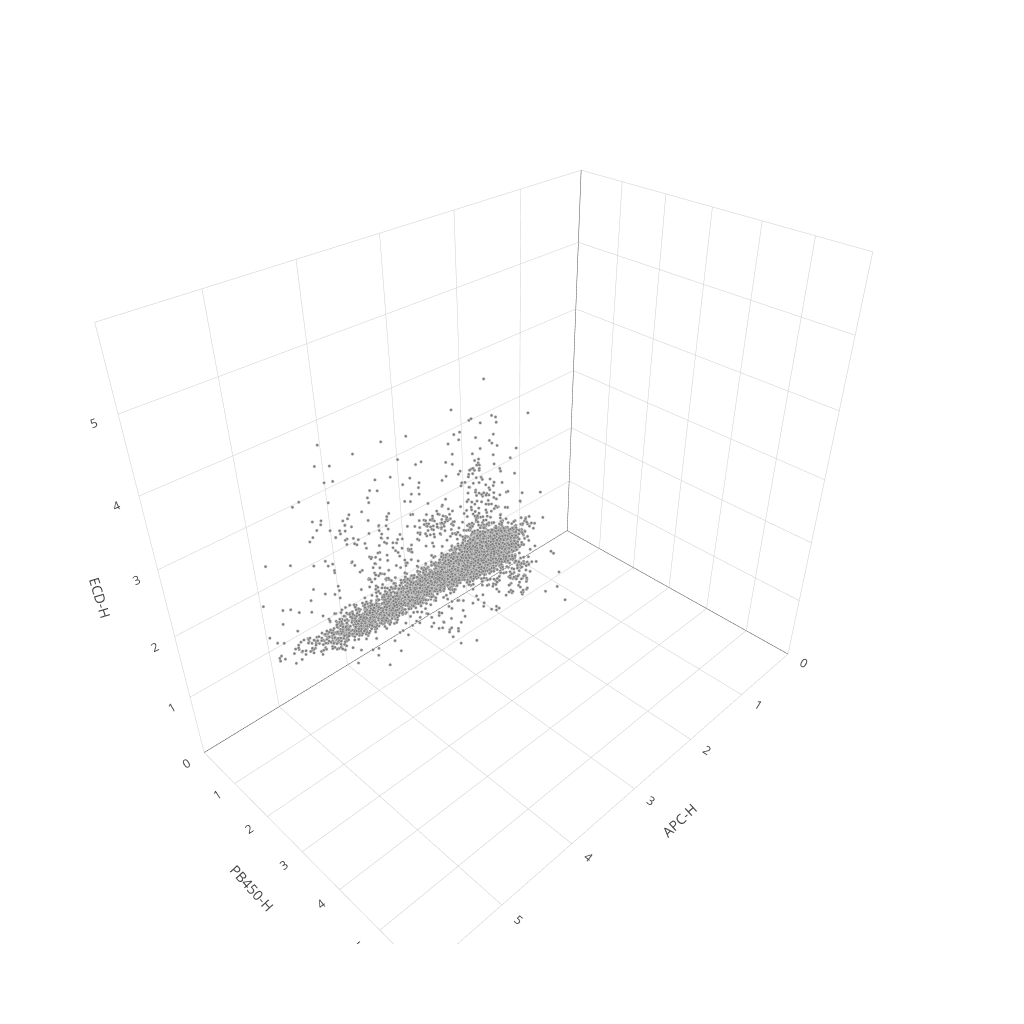

The notebook cell saved with this chart:
### Markdown cell above
### Render log-transformed subset into a 3D scatterplot via Plotly

### Code cell
from plotly.offline import download_plotlyjs, init_notebook_mode, plot, iplot
import plotly.graph_objs as go
import numpy as np

init_notebook_mode(connected=True)

x = subsetLog10.iloc[:, 0]
y = subsetLog10.iloc[:, 1]
z = subsetLog10.iloc[:, 2]

splot = go.Scatter3d(
    x=np.array(x),
    y=np.array(y),
    z=np.array(z),
    mode='markers',
    marker=dict(
        color='rgb(127, 127, 127)',
        size=1,
        symbol='circle',
        line=dict(
            color='rgb(204, 204, 204)',
            width=1
        )
    )
)

pdata = [splot]
layout = go.Layout(
    width=1024,
    height=1024,
    scene = dict(
        xaxis = dict(title=x.name, range = [0,6]),
        yaxis = dict(title=y.name, range = [0,6]),
        zaxis = dict(title=z.name, range = [0,6]))
)
fig = go.Figure(data=pdata, layout=layout)

iplot(fig, image='svg', filename='scatterplot.svg', image_width=1280, image_height=1280)

### Figure 1 — Plotly figure (JSON) as saved in the notebook; plotly's stock layout.template omitted (floating-point values rounded to 4 significant figures; data arrays with more than 128 entries replaced by an {"elided": "..."} marker saying what was removed)
{"data": [{"marker": {"color": "rgb(127, 127, 127)", "line": {"color": "rgb(204, 204, 204)", "width": 1}, "size": 1, "symbol": "circle"}, "mode": "markers", "type": "scatter3d", "uid": "5c1e94b4-d69e-11e8-9d25-f45c89897bd5", "x": {"elided": "14709 float values"}, "y": {"elided": "14709 float values"}, "z": {"elided": "14709 float values"}}], "layout": {"height": 1024, "scene": {"xaxis": {"range": [0, 6], "title": "APC-H"}, "yaxis": {"range": [0, 6], "title": "PB450-H"}, "zaxis": {"range": [0, 6], "title": "ECD-H"}}, "width": 1024}}
